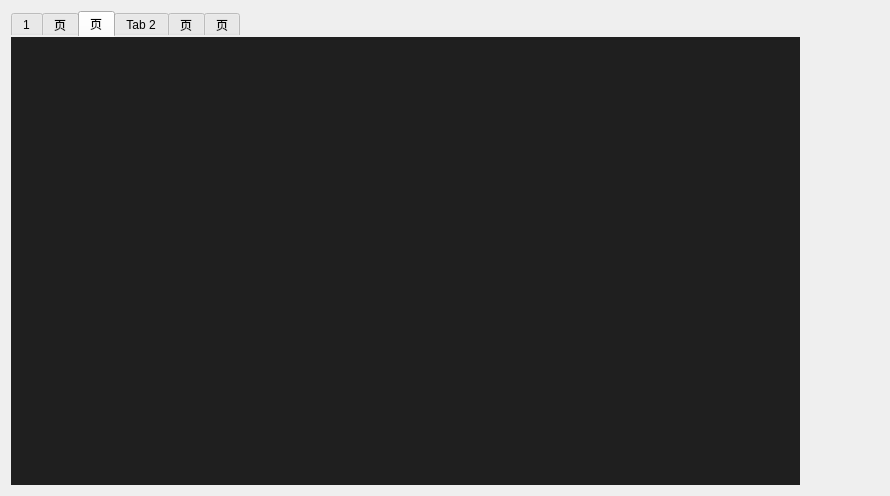
<?xml version="1.0" encoding="UTF-8"?>
<ui version="4.0">
 <class>controltabwidget</class>
 <widget class="QWidget" name="controltabwidget">
  <property name="geometry">
   <rect>
    <x>0</x>
    <y>0</y>
    <width>890</width>
    <height>496</height>
   </rect>
  </property>
  <property name="windowTitle">
   <string>Form</string>
  </property>
  <property name="styleSheet">
   <string notr="true">QWidget#controltabwidget{
background-color:#1F1F1F;
}
border:0;</string>
  </property>
  <layout class="QVBoxLayout" name="verticalLayout">
   <item>
    <layout class="QHBoxLayout" name="horizontalLayout" stretch="10,1">
     <item>
      <widget class="QTabWidget" name="tabWidget">
       <property name="styleSheet">
        <string notr="true">QWidget#tab_2{
background-color:#1F1F1F;
}
QWidget#tabBanna{
background-color:#1F1F1F;
}
QWidget#tab_4{
background-color:#1F1F1F;
}
QWidget
{
border:0;
}
QWidget#tab{
background-color:#1F1F1F;
}
</string>
       </property>
       <property name="currentIndex">
        <number>2</number>
       </property>
       <widget class="BannaWidget" name="tabBanna">
        <attribute name="title">
         <string>1</string>
        </attribute>
       </widget>
       <widget class="QWidget" name="tab_3">
        <property name="styleSheet">
         <string notr="true">QWidget#tab_3
{
background-color:#1F1F1F
}</string>
        </property>
        <attribute name="title">
         <string>页</string>
        </attribute>
        <widget class="ListWidget" name="widget_2" native="true">
         <property name="geometry">
          <rect>
           <x>0</x>
           <y>110</y>
           <width>871</width>
           <height>421</height>
          </rect>
         </property>
         <property name="styleSheet">
          <string notr="true"/>
         </property>
        </widget>
        <widget class="QWidget" name="searchWidget" native="true">
         <property name="geometry">
          <rect>
           <x>0</x>
           <y>0</y>
           <width>871</width>
           <height>111</height>
          </rect>
         </property>
         <property name="styleSheet">
          <string notr="true">QLineEdit
{
 color:rgb(0, 170, 255)
 }
QWidget#searchWidget{
background-color:#ECAD9E  ;
color:white;
border:none;
}</string>
         </property>
         <layout class="QVBoxLayout" name="verticalLayout_2" stretch="2,4">
          <item>
           <layout class="QHBoxLayout" name="horizontalLayout_3">
            <item>
             <widget class="QLabel" name="label">
              <property name="font">
               <font>
                <family>Monotype Corsiva</family>
                <pointsize>12</pointsize>
                <italic>true</italic>
               </font>
              </property>
              <property name="styleSheet">
               <string notr="true">color:rgb(0, 255, 255)</string>
              </property>
              <property name="text">
               <string>搜索点下方</string>
              </property>
             </widget>
            </item>
           </layout>
          </item>
          <item>
           <layout class="QHBoxLayout" name="horizontalLayout_2" stretch="9,1,1,1,4">
            <item>
             <widget class="MyMaterialAutoComplete" name="searchBox">
              <property name="styleSheet">
               <string notr="true"/>
              </property>
              <property name="text">
               <string/>
              </property>
             </widget>
            </item>
            <item>
             <widget class="MyMaterialFlatButton" name="look">
              <property name="font">
               <font>
                <family>Segoe Print</family>
                <pointsize>14</pointsize>
                <bold>true</bold>
               </font>
              </property>
              <property name="cursor">
               <cursorShape>PointingHandCursor</cursorShape>
              </property>
              <property name="text">
               <string>搜索</string>
              </property>
             </widget>
            </item>
            <item>
             <widget class="QLabel" name="Bird_label">
              <property name="styleSheet">
               <string notr="true">border-image:url(:/Photo/label.svg)</string>
              </property>
              <property name="text">
               <string/>
              </property>
             </widget>
            </item>
            <item>
             <widget class="MyMaterialFlatButton" name="AddLabel">
              <property name="font">
               <font>
                <family>Segoe UI Black</family>
                <pointsize>14</pointsize>
                <bold>true</bold>
               </font>
              </property>
              <property name="cursor">
               <cursorShape>PointingHandCursor</cursorShape>
              </property>
              <property name="text">
               <string>建立新标签</string>
              </property>
             </widget>
            </item>
            <item>
             <spacer name="horizontalSpacer">
              <property name="orientation">
               <enum>Qt::Horizontal</enum>
              </property>
              <property name="sizeHint" stdset="0">
               <size>
                <width>40</width>
                <height>20</height>
               </size>
              </property>
             </spacer>
            </item>
           </layout>
          </item>
         </layout>
        </widget>
       </widget>
       <widget class="CylinderWidget" name="tab_4">
        <attribute name="title">
         <string>页</string>
        </attribute>
       </widget>
       <widget class="Time_record" name="tab_2">
        <property name="styleSheet">
         <string notr="true">QWidget#tab_2
{
background-color:#1F1F1F
}</string>
        </property>
        <attribute name="title">
         <string>Tab 2</string>
        </attribute>
       </widget>
       <widget class="QWidget" name="tab">
        <attribute name="title">
         <string>页</string>
        </attribute>
        <widget class="QPushButton" name="pushButton">
         <property name="geometry">
          <rect>
           <x>350</x>
           <y>180</y>
           <width>231</width>
           <height>24</height>
          </rect>
         </property>
         <property name="styleSheet">
          <string notr="true">color:rgb(0, 255, 255)</string>
         </property>
         <property name="text">
          <string>与go交互的英语单词页面</string>
         </property>
        </widget>
       </widget>
       <widget class="ExcelWidget" name="tab_5">
        <property name="styleSheet">
         <string notr="true">QWidget#tab_5{
background-color:#1F1F1F;
}</string>
        </property>
        <attribute name="title">
         <string>页</string>
        </attribute>
       </widget>
      </widget>
     </item>
     <item>
      <spacer name="horizontalSpacer_2">
       <property name="orientation">
        <enum>Qt::Horizontal</enum>
       </property>
       <property name="sizeHint" stdset="0">
        <size>
         <width>40</width>
         <height>20</height>
        </size>
       </property>
      </spacer>
     </item>
    </layout>
   </item>
  </layout>
 </widget>
 <customwidgets>
  <customwidget>
   <class>MyMaterialFlatButton</class>
   <extends>QPushButton</extends>
   <header location="global">mymaterialflatbutton.h</header>
  </customwidget>
  <customwidget>
   <class>Time_record</class>
   <extends>QWidget</extends>
   <header location="global">time_record.h</header>
   <container>1</container>
  </customwidget>
  <customwidget>
   <class>BannaWidget</class>
   <extends>QWidget</extends>
   <header location="global">bannawidget.h</header>
   <container>1</container>
  </customwidget>
  <customwidget>
   <class>ListWidget</class>
   <extends>QWidget</extends>
   <header location="global">listwidget.h</header>
   <container>1</container>
  </customwidget>
  <customwidget>
   <class>MyMaterialAutoComplete</class>
   <extends>QLineEdit</extends>
   <header location="global">mymaterialautocomplete.h</header>
  </customwidget>
  <customwidget>
   <class>CylinderWidget</class>
   <extends>QWidget</extends>
   <header location="global">cylinderwidget.h</header>
   <container>1</container>
  </customwidget>
  <customwidget>
   <class>ExcelWidget</class>
   <extends>QWidget</extends>
   <header location="global">excelwidget.h</header>
   <container>1</container>
  </customwidget>
 </customwidgets>
 <resources/>
 <connections/>
</ui>
